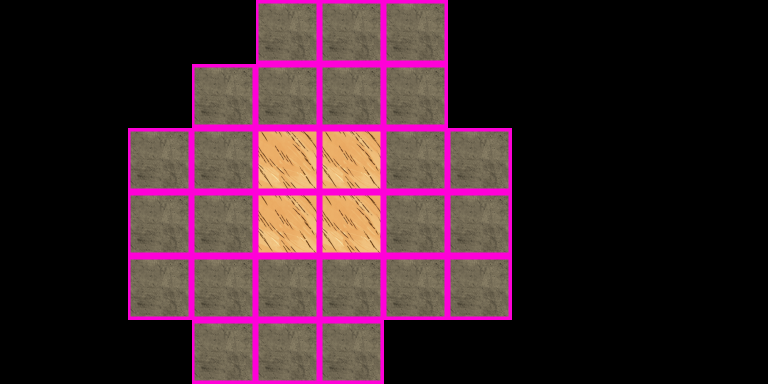

A 2D game scene composited from a Tiled map and its tileset images. What follows is a short description and the map's XML, with each tile layer's data collapsed to a summary:
An orthogonal 12x6 tile map with 64x64 px tiles, 1 tile layer (BG_TILES) and 6 objects (firepit, log_chunk, tent_cone, note_diary2, camper_fake, ...).

<map version="1.0" orientation="orthogonal" width="12" height="6" tilewidth="64" tileheight="64">
 <tileset firstgid="1" source="dont_starve/ground.tsx" />
 <layer name="BG_TILES" width="12" height="6">
  <data>[72 cells, 28 non-empty, 2 distinct tile ids]</data>
 </layer>
 <objectgroup name="FG_OBJECTS" width="12" height="6">
  <object type="firepit" x="319" y="189" />
  <object type="log_chunk" x="267" y="146" />
  <object type="tent_cone" x="182" y="165" />
  <object type="note_diary2" x="386" y="164" />
  <object type="camper_fake" x="179" y="226" />
  <object type="batteries" x="381" y="251" />
 </objectgroup>
</map>
